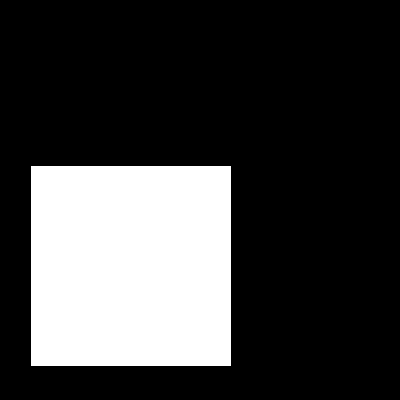
#> input picture cv04/data/pvi_cv04_im03.png, 400 x 400 px, given in place of pvi_cv04_im01.png, which was not available
$ python cv02.py
#> lines starting #> are read from the running program, lines starting #| are printed output that depends on the picture; after the words box and inside, x2 and y2 are one past the last pixel; in counts of white or black regions, pixels touching at a corner belong together; pictures that were not available may be replaced by others from this repository, and a replacement may not be noted
import cv2
import numpy as np
import matplotlib.pyplot as plt

filenames = [f"data/pvi_cv04_im0{i}.png" for i in range(1, 7)]
plt.figure(figsize=(12, 6))

for i, file in enumerate(filenames, 1):
    im = cv2.imread(file)
#> im is the input picture: shape (400, 400, 3); 25% white; 1 white region, box (x1, y1, x2, y2) and area: (31, 166, 231, 366) 40000
    gray = cv2.cvtColor(im, cv2.COLOR_BGR2GRAY)


    edges = cv2.Canny(gray, 100, 256)
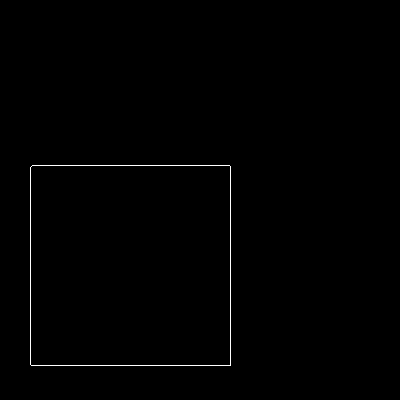
#> edges: shape (400, 400); 0.5% white in thin lines or dots, all inside (x1, y1, x2, y2) = (30, 165, 231, 366)
    _, bin_original = cv2.threshold(gray, 128, 1, cv2.THRESH_BINARY)
    bin_edges = (edges > 0).astype(np.uint8)

    sum_orig = np.sum(bin_original)
#> sum_orig = 40000
    sum_edges = np.sum(bin_edges)
#> sum_edges = 796

    plt.subplot(2, 6, i)
    plt.imshow(bin_original, cmap='jet')
    plt.title(f"No {i}: {sum_orig}")
    plt.axis('off')

    plt.subplot(2, 6, i + 6)
    plt.imshow(bin_edges, cmap='jet')
    plt.title(f"No {i}: {sum_edges}")
    plt.axis('off')
#> pass 2 of the loop `for i, file in enumerate(filenames, 1):`:
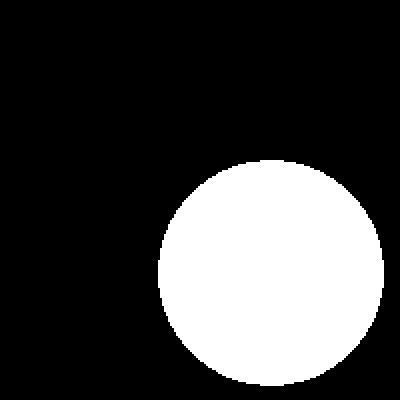
#> input picture cv04/data/pvi_cv04_im06.png, 400 x 400 px, given in place of pvi_cv04_im02.png, which was not available
#> im is the input picture: shape (400, 400, 3); 25% white; 1 white region, box (x1, y1, x2, y2) and area: (158, 160, 384, 386) 40000
#> `edges = cv2.Canny(gray, 100, 256)`:
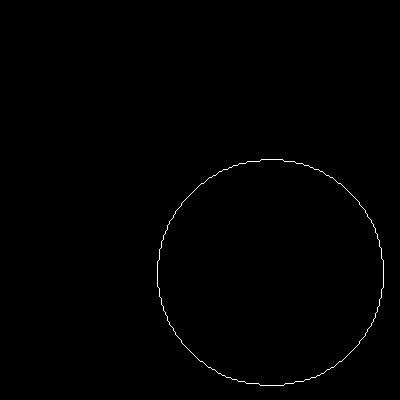
#> edges: shape (400, 400); 0.4% white in thin lines or dots, all inside (x1, y1, x2, y2) = (157, 159, 384, 386)
#> sum_edges = 636
#> (the run stopped early here; a loop or call above may not have finished)
